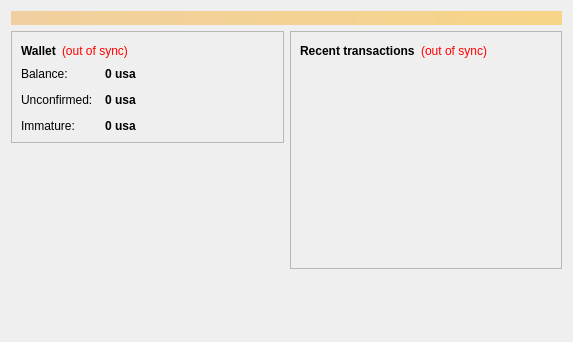
<?xml version="1.0" encoding="UTF-8"?>
<ui version="4.0">
 <class>OverviewPage</class>
 <widget class="QWidget" name="OverviewPage">
  <property name="geometry">
   <rect>
    <x>0</x>
    <y>0</y>
    <width>573</width>
    <height>342</height>
   </rect>
  </property>
  <property name="windowTitle">
   <string>Form</string>
  </property>
  <layout class="QVBoxLayout" name="topLayout">
   <item>
    <widget class="QLabel" name="labelAlerts">
     <property name="visible">
      <bool>false</bool>
     </property>
     <property name="styleSheet">
      <string notr="true">background-color: qlineargradient(x1: 0, y1: 0, x2: 1, y2: 0, stop:0 #F0D0A0, stop:1 #F8D488); color:#000000;</string>
     </property>
     <property name="wordWrap">
      <bool>true</bool>
     </property>
     <property name="margin">
      <number>3</number>
     </property>
    </widget>
   </item>
   <item>
    <layout class="QHBoxLayout" name="horizontalLayout" stretch="1,1">
     <item>
      <layout class="QVBoxLayout" name="verticalLayout_2">
       <item>
        <widget class="QFrame" name="frame">
         <property name="frameShape">
          <enum>QFrame::StyledPanel</enum>
         </property>
         <property name="frameShadow">
          <enum>QFrame::Raised</enum>
         </property>
         <layout class="QVBoxLayout" name="verticalLayout_4">
          <item>
           <layout class="QHBoxLayout" name="horizontalLayout_4">
            <item>
             <widget class="QLabel" name="label_5">
              <property name="font">
               <font>
                <weight>75</weight>
                <bold>true</bold>
               </font>
              </property>
              <property name="text">
               <string>Wallet</string>
              </property>
             </widget>
            </item>
            <item>
             <widget class="QLabel" name="labelWalletStatus">
              <property name="toolTip">
               <string>The displayed information may be out of date. Your wallet automatically synchronizes with the Americoin network after a connection is established, but this process has not completed yet.</string>
              </property>
              <property name="styleSheet">
               <string notr="true">QLabel { color: red; }</string>
              </property>
              <property name="text">
               <string notr="true">(out of sync)</string>
              </property>
              <property name="alignment">
               <set>Qt::AlignLeading|Qt::AlignLeft|Qt::AlignVCenter</set>
              </property>
             </widget>
            </item>
            <item>
             <spacer name="horizontalSpacer_2">
              <property name="orientation">
               <enum>Qt::Horizontal</enum>
              </property>
              <property name="sizeHint" stdset="0">
               <size>
                <width>40</width>
                <height>20</height>
               </size>
              </property>
             </spacer>
            </item>
           </layout>
          </item>
          <item>
           <layout class="QFormLayout" name="formLayout_2">
            <property name="fieldGrowthPolicy">
             <enum>QFormLayout::AllNonFixedFieldsGrow</enum>
            </property>
            <property name="horizontalSpacing">
             <number>12</number>
            </property>
            <property name="verticalSpacing">
             <number>12</number>
            </property>
            <item row="0" column="0">
             <widget class="QLabel" name="label">
              <property name="text">
               <string>Balance:</string>
              </property>
             </widget>
            </item>
            <item row="0" column="1">
             <widget class="QLabel" name="labelBalance">
              <property name="font">
               <font>
                <weight>75</weight>
                <bold>true</bold>
               </font>
              </property>
              <property name="cursor">
               <cursorShape>IBeamCursor</cursorShape>
              </property>
              <property name="toolTip">
               <string>Your current balance</string>
              </property>
              <property name="text">
               <string notr="true">0 usa</string>
              </property>
              <property name="textInteractionFlags">
               <set>Qt::LinksAccessibleByMouse|Qt::TextSelectableByKeyboard|Qt::TextSelectableByMouse</set>
              </property>
             </widget>
            </item>
            <item row="1" column="0">
             <widget class="QLabel" name="label_3">
              <property name="text">
               <string>Unconfirmed:</string>
              </property>
             </widget>
            </item>
            <item row="1" column="1">
             <widget class="QLabel" name="labelUnconfirmed">
              <property name="font">
               <font>
                <weight>75</weight>
                <bold>true</bold>
               </font>
              </property>
              <property name="cursor">
               <cursorShape>IBeamCursor</cursorShape>
              </property>
              <property name="toolTip">
               <string>Total of transactions that have yet to be confirmed, and do not yet count toward the current balance</string>
              </property>
              <property name="text">
               <string notr="true">0 usa</string>
              </property>
              <property name="textInteractionFlags">
               <set>Qt::LinksAccessibleByMouse|Qt::TextSelectableByKeyboard|Qt::TextSelectableByMouse</set>
              </property>
             </widget>
            </item>
            <item row="2" column="0">
             <widget class="QLabel" name="labelImmatureText">
              <property name="text">
               <string>Immature:</string>
              </property>
             </widget>
            </item>
            <item row="2" column="1">
             <widget class="QLabel" name="labelImmature">
              <property name="font">
               <font>
                <weight>75</weight>
                <bold>true</bold>
               </font>
              </property>
              <property name="toolTip">
               <string>Mined balance that has not yet matured</string>
              </property>
              <property name="text">
               <string notr="true">0 usa</string>
              </property>
              <property name="textInteractionFlags">
               <set>Qt::LinksAccessibleByMouse|Qt::TextSelectableByKeyboard|Qt::TextSelectableByMouse</set>
              </property>
             </widget>
            </item>
           </layout>
          </item>
         </layout>
        </widget>
       </item>
       <item>
        <spacer name="verticalSpacer">
         <property name="orientation">
          <enum>Qt::Vertical</enum>
         </property>
         <property name="sizeHint" stdset="0">
          <size>
           <width>20</width>
           <height>40</height>
          </size>
         </property>
        </spacer>
       </item>
      </layout>
     </item>
     <item>
      <layout class="QVBoxLayout" name="verticalLayout_3">
       <item>
        <widget class="QFrame" name="frame_2">
         <property name="frameShape">
          <enum>QFrame::StyledPanel</enum>
         </property>
         <property name="frameShadow">
          <enum>QFrame::Raised</enum>
         </property>
         <layout class="QVBoxLayout" name="verticalLayout">
          <item>
           <layout class="QHBoxLayout" name="horizontalLayout_2">
            <item>
             <widget class="QLabel" name="label_4">
              <property name="text">
               <string>&lt;b&gt;Recent transactions&lt;/b&gt;</string>
              </property>
             </widget>
            </item>
            <item>
             <widget class="QLabel" name="labelTransactionsStatus">
              <property name="toolTip">
               <string>The displayed information may be out of date. Your wallet automatically synchronizes with the Americoin network after a connection is established, but this process has not completed yet.</string>
              </property>
              <property name="styleSheet">
               <string notr="true">QLabel { color: red; }</string>
              </property>
              <property name="text">
               <string notr="true">(out of sync)</string>
              </property>
              <property name="alignment">
               <set>Qt::AlignRight|Qt::AlignTrailing|Qt::AlignVCenter</set>
              </property>
             </widget>
            </item>
            <item>
             <spacer name="horizontalSpacer">
              <property name="orientation">
               <enum>Qt::Horizontal</enum>
              </property>
              <property name="sizeHint" stdset="0">
               <size>
                <width>40</width>
                <height>20</height>
               </size>
              </property>
             </spacer>
            </item>
           </layout>
          </item>
          <item>
           <widget class="QListView" name="listTransactions">
            <property name="styleSheet">
             <string notr="true">QListView { background: transparent; }</string>
            </property>
            <property name="frameShape">
             <enum>QFrame::NoFrame</enum>
            </property>
            <property name="verticalScrollBarPolicy">
             <enum>Qt::ScrollBarAlwaysOff</enum>
            </property>
            <property name="horizontalScrollBarPolicy">
             <enum>Qt::ScrollBarAlwaysOff</enum>
            </property>
            <property name="selectionMode">
             <enum>QAbstractItemView::NoSelection</enum>
            </property>
           </widget>
          </item>
         </layout>
        </widget>
       </item>
       <item>
        <spacer name="verticalSpacer_2">
         <property name="orientation">
          <enum>Qt::Vertical</enum>
         </property>
         <property name="sizeHint" stdset="0">
          <size>
           <width>20</width>
           <height>40</height>
          </size>
         </property>
        </spacer>
       </item>
      </layout>
     </item>
    </layout>
   </item>
  </layout>
 </widget>
 <resources/>
 <connections/>
</ui>
